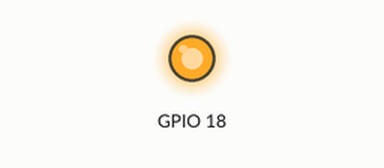
The program below on a simulated Raspberry Pi (BCM pin numbers). On the bench: output pins drawn as LEDs (lit = HIGH). At 0.0 s the program stops and its outputs stay as they are.

Above: at 0.1 s.
Timing chart, 0 to 1.5 s (numbered marks = the images above):
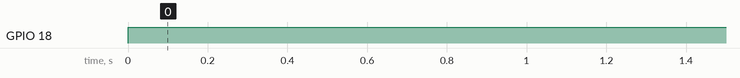

The program:

activar.py
```python
#!/usr/bin/python
# -*- encoding: utf-8 -*-

#Importar libreria GPIO
import RPi.GPIO as GPIO

#Definir modo de trabajo para la placa BCM
GPIO.setmode(GPIO.BCM)

#Desactivo Errores
GPIO.setwarnings(False)

#Importamos la libreria time
import time

#Importamos la libreria para comandos de la consola/shell
import os

#Definir GPIO como Salida
GPIO.setup(18, GPIO.OUT)

#Asigno valor alto para que tenga corriente la salida de 3,3v por GPIO
GPIO.output(18, GPIO.HIGH)
```

Measured:
- by itself, GPIO 18: LOW → HIGH at 0.00 s
